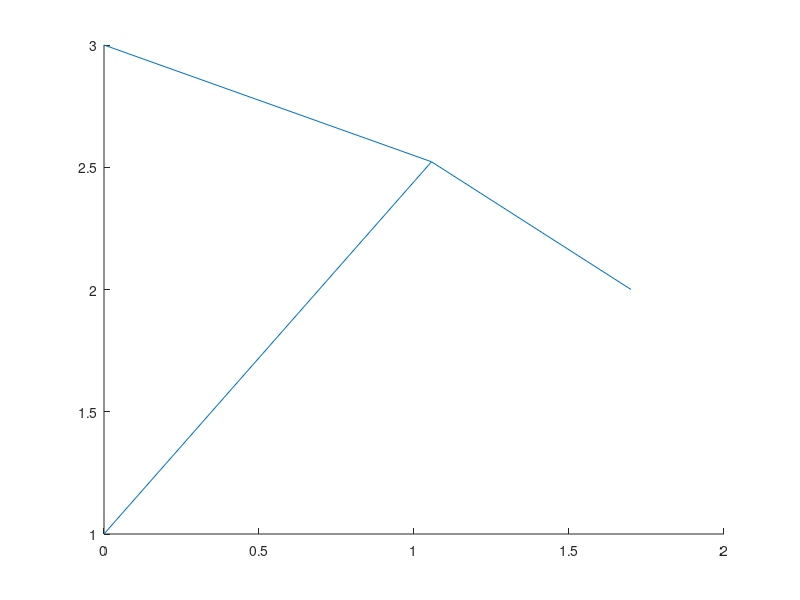

The MATLAB source for this figure: (Note: this script raises an error after producing the figure.)
clear;
x11 = 0;
y11 = 1;
z11 = 0;
x12 = 0;
y12 = 1;
z12 = 4;
x21 = 0;
y21 = 3;
z21 = 0;
x22 = 0;
y22 = 3;
z22 = 4;
x31 = 1.7;
y31 = 2;
z31 = 0;
x32 = 1.7;
y32 = 2;
z32 = 4;
xc = 0.6;
yc = 2.4;
zc = 2;
r=2;
mojei = 1;
mojej = 1;
naszekroki = zeros(201,3);
col1 = line([x11 x11],[y11 y11], [z11 z12]);
col2 = line([x21 x21],[y21 y21], [z21 z22]);
col3 = line([x31 x31],[y31 y31], [z31 z32]);
zcostam1=zc + power(r*r -(x11-xc)*(x11-xc) - (y11-yc)*(y11-yc),1/2);
zcostam2=zc + power(r*r -(x21-xc)*(x21-xc) - (y21-yc)*(y21-yc),1/2);
zcostam3=zc + power(r*r -(x31-xc)*(x31-xc) - (y31-yc)*(y31-yc),1/2);
arm1 = line([xc x11],[yc y11], [zc zcostam1]);
arm2 = line([xc x21],[yc y21], [zc zcostam2]);
arm3 = line([xc x31],[yc y31], [zc zcostam3]);
hold on
for t=0:0.1:20
    xc = 0.6 +0.5*sin(t);
    yc = 2.4 +0.3*cos(t);
    zc = 2-t/20;
    
    zcostam1=zc + power(r*r -(x11-xc)*(x11-xc) - (y11-yc)*(y11-yc),1/2);
    zkrok1=zcostam1;
    naszekroki(mojei,mojej) = zkrok1;
    mojej = mojej + 1;
    zcostam2=zc + power(r*r -(x21-xc)*(x21-xc) - (y21-yc)*(y21-yc),1/2);
    zkrok2=zcostam2;
    naszekroki(mojei,mojej) = zkrok2;
    mojej = mojej + 1;
    zcostam3=zc + power(r*r -(x31-xc)*(x31-xc) - (y31-yc)*(y31-yc),1/2);
    zkrok3=zcostam3;
    naszekroki(mojei,mojej) = zkrok3;
    mojej = 1;
    set(arm1,'XData',[xc x11],'YData',[yc y11],'ZData',[zc zcostam1]);
    set(arm2,'XData',[xc x21],'YData',[yc y21],'ZData',[zc zcostam2]);
    set(arm3,'XData',[xc x31],'YData',[yc y31],'ZData',[zc zcostam3]);
    mojei = mojei + 1;
%     plot3(xc,yc,zc,'.')
%     pause(0.1)
end


naszekroki2 = zeros(200,3);
for j = 1:1:200
    for k = 1:1:3
        naszekroki2(j,k)=naszekroki(j+1,k)*5000-naszekroki(j,k)*5000;
    end
end

naszekroki3 = naszekroki;
for j = 1:1:201
    for k = 1:1:3
        if j == 1
            naszekroki(j,k) = (4 - naszekroki(j,k));
        else
            naszekroki(j,k) = (naszekroki3(j-1,k)- naszekroki(j,k));
        end
    end
end
naszekroki = -(naszekroki * 5000);
naszekroki = ceil(naszekroki);
naszekroki2 = ceil(naszekroki2);
naszekroki(1,1) = -5000;
naszekroki(1,2) = -5000;
naszekroki(1,3) = -5000;

if ~exist('s','var')
    s = serial('/dev/ttyUSB1', 'BaudRate', 9600);
    %set(s,'BaudRate', 9600);
end
if s.status(1)=='c'
fopen(s);
pause(2);
end
% for m = 1:1:size(naszekroki,1)
%     
%     %str = sprintf('x %d y %d z %d\n', naszekroki(m,1), naszekroki(m,2), naszekroki(m,3));
%     str = ['x ' num2str(naszekroki(m,1)) ' y ' num2str(naszekroki(m,2)) ' z ' num2str(naszekroki(m,3)) '\n'];
%     fprintf(s,str);
%     disp(m);
%     pause(0.8);
% end
% if s.status(1)=='c'
% fopen(s);
% pause(0.5);
% end
% str=sprintf('x 500 y 500 z 500 \n');
% fprintf(s,str);
% pause(0.5);
% fclose(s);
